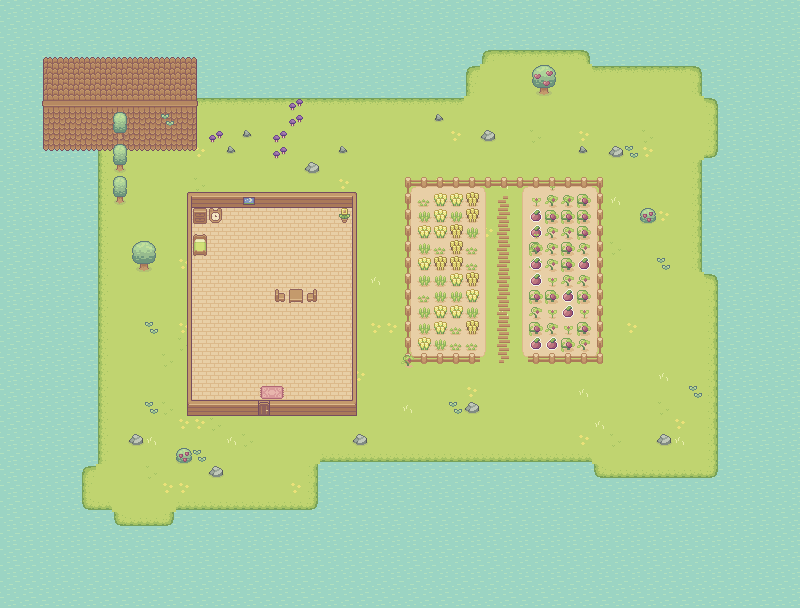

This is a level from a 2D game, rendered from its Tiled map with the project's own tilesets. A one-line summary and the map file follow, with tile-layer data summarised:
An orthogonal 50x38 tile map with 16x16 px tiles, 13 tile layers (Water, Grass, WoodenHouseRoof, Dirt_1, ...), 18 tilesets.

<map version="1.4" tiledversion="1.4.2" orientation="orthogonal" renderorder="right-down" compressionlevel="0" width="50" height="38" tilewidth="16" tileheight="16" infinite="0" backgroundcolor="#696A79" nextlayerid="15" nextobjectid="1"><tileset firstgid="1" name="Dirt" tilewidth="16" tileheight="16" tilecount="77" columns="11" objectalignment="topleft" margin="0" spacing="0"><image source="..\..\assets\tilemaps\sprout\Tilesets\Tilled_Dirt.png" width="176" height="112" /></tileset><tileset firstgid="78" name="Bitmask_references_1" tilewidth="16" tileheight="16" tilecount="480" columns="30" objectalignment="topleft" margin="0" spacing="0"><image source="..\..\assets\tilemaps\sprout\Tilesets\Bitmask references 1.png" width="480" height="256" /></tileset><tileset firstgid="558" name="Bitmask_references_2" tilewidth="16" tileheight="16" tilecount="480" columns="30" objectalignment="topleft" margin="0" spacing="0"><image source="..\..\assets\tilemaps\sprout\Tilesets\Bitmask references 2.png" width="480" height="256" /></tileset><tileset firstgid="1038" name="Bitmask_references_gif" tilewidth="16" tileheight="16" tilecount="1156" columns="34" objectalignment="topleft" margin="0" spacing="0"><image source="..\..\assets\tilemaps\sprout\Tilesets\Bitmask references gif.gif" width="540" height="540" /></tileset><tileset firstgid="2194" name="Doors" tilewidth="16" tileheight="16" tilecount="4" columns="1" objectalignment="topleft" margin="0" spacing="0"><image source="..\..\assets\tilemaps\sprout\Tilesets\Doors.png" width="16" height="64" /></tileset><tileset firstgid="2198" name="Fences" tilewidth="16" tileheight="16" tilecount="16" columns="4" objectalignment="topleft" margin="0" spacing="0"><image source="..\..\assets\tilemaps\sprout\Tilesets\Fences.png" width="64" height="64" /></tileset><tileset firstgid="2214" name="Hills" tilewidth="16" tileheight="16" tilecount="77" columns="11" objectalignment="topleft" margin="0" spacing="0"><image source="..\..\assets\tilemaps\sprout\Tilesets\Hills.png" width="176" height="112" /></tileset><tileset firstgid="2291" name="Grass" tilewidth="16" tileheight="16" tilecount="77" columns="11" objectalignment="topleft" margin="0" spacing="0"><image source="..\..\assets\tilemaps\sprout\Tilesets\Grass.png" width="176" height="112" /></tileset><tileset firstgid="2368" name="Dirt_2" tilewidth="16" tileheight="16" tilecount="77" columns="11" objectalignment="topleft" margin="0" spacing="0"><image source="..\..\assets\tilemaps\sprout\Tilesets\Tilled_Dirt_v2.png" width="176" height="112" /></tileset><tileset firstgid="2445" name="Dirt_Wide" tilewidth="16" tileheight="16" tilecount="77" columns="11" objectalignment="topleft" margin="0" spacing="0"><image source="..\..\assets\tilemaps\sprout\Tilesets\Tilled_Dirt_Wide.png" width="176" height="112" /></tileset><tileset firstgid="2522" name="Dirt_Wide_2" tilewidth="16" tileheight="16" tilecount="77" columns="11" objectalignment="topleft" margin="0" spacing="0"><image source="..\..\assets\tilemaps\sprout\Tilesets\Tilled_Dirt_Wide_v2.png" width="176" height="112" /></tileset><tileset firstgid="2599" name="Water" tilewidth="16" tileheight="16" tilecount="4" columns="4" objectalignment="topleft" margin="0" spacing="0"><image source="..\..\assets\tilemaps\sprout\Tilesets\Water.png" width="64" height="16" /></tileset><tileset firstgid="2603" name="Wooden_House_Roof_Tilset" tilewidth="16" tileheight="16" tilecount="35" columns="7" objectalignment="topleft" margin="0" spacing="0"><image source="..\..\assets\tilemaps\sprout\Tilesets\Wooden_House_Roof_Tilset.png" width="112" height="80" /></tileset><tileset firstgid="2638" name="Wooden_House_Walls" tilewidth="16" tileheight="16" tilecount="15" columns="5" objectalignment="topleft" margin="0" spacing="0"><image source="..\..\assets\tilemaps\sprout\Tilesets\Wooden_House_Walls_Tilset.png" width="80" height="48" /></tileset><tileset firstgid="2653" name="Furniture" tilewidth="16" tileheight="16" tilecount="54" columns="9" objectalignment="topleft" margin="0" spacing="0"><image source="..\..\assets\tilemaps\sprout\Objects\Basic_Furniture.png" width="144" height="96" /></tileset><tileset firstgid="2707" name="Plants" tilewidth="16" tileheight="16" tilecount="45" columns="9" objectalignment="topleft" margin="0" spacing="0"><image source="..\..\assets\tilemaps\sprout\Objects\Basic_Grass_Biom_things.png" width="144" height="80" /></tileset><tileset firstgid="2752" name="Fruits" tilewidth="16" tileheight="16" tilecount="12" columns="6" objectalignment="topleft" margin="0" spacing="0"><image source="..\..\assets\tilemaps\sprout\Objects\Basic_Plants.png" width="96" height="32" /></tileset><tileset firstgid="2764" name="Paths" tilewidth="16" tileheight="16" tilecount="16" columns="4" objectalignment="topleft" margin="0" spacing="0"><image source="..\..\assets\tilemaps\sprout\Objects\Paths.png" width="64" height="64" /></tileset><layer id="1" name="Water" width="50" height="38" opacity="1"><data>[1900 cells, 1900 non-empty, 4 distinct tile ids]</data></layer><layer id="2" name="Grass" width="50" height="38" opacity="1"><data>[1900 cells, 984 non-empty, 12 distinct tile ids]</data></layer><layer id="3" name="WoodenHouseRoof" width="50" height="38" opacity="1"><data>[1900 cells, 77 non-empty, 15 distinct tile ids]</data></layer><objectgroup id="4" name="Entities" /><layer id="5" name="Dirt_1" width="50" height="38" opacity="1"><data>[1900 cells, 145 non-empty, 9 distinct tile ids]</data></layer><layer id="6" name="Dirt_2" width="50" height="38" opacity="1"><data>[1900 cells, 2 non-empty, 2 distinct tile ids]</data></layer><layer id="7" name="WoodenHouseWalls" width="50" height="38" opacity="1"><data>[1900 cells, 168 non-empty, 9 distinct tile ids]</data></layer><layer id="8" name="Plants" width="50" height="38" opacity="1"><data>[1900 cells, 42 non-empty, 15 distinct tile ids]</data></layer><layer id="9" name="Furniture" width="50" height="38" opacity="1"><data>[1900 cells, 11 non-empty, 11 distinct tile ids]</data></layer><layer id="10" name="Door" width="50" height="38" opacity="1"><data>[1900 cells, 1 non-empty, 1 distinct tile ids]</data></layer><layer id="11" name="Fence" width="50" height="38" opacity="1"><data>[1900 cells, 43 non-empty, 6 distinct tile ids]</data></layer><layer id="12" name="Paths" width="50" height="38" opacity="1"><data>[1900 cells, 11 non-empty, 3 distinct tile ids]</data></layer><layer id="13" name="Fruits_1" width="50" height="38" opacity="1"><data>[1900 cells, 82 non-empty, 9 distinct tile ids]</data></layer><layer id="14" name="Fruits_2" width="50" height="38" opacity="1"><data>[1900 cells, 6 non-empty, 3 distinct tile ids]</data></layer></map>
